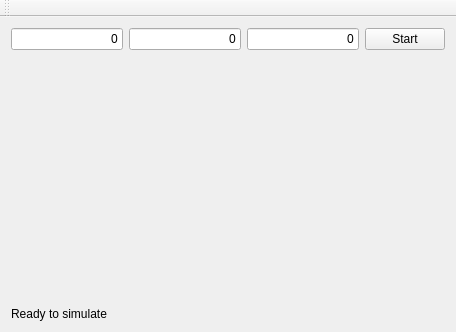
<?xml version="1.0" encoding="UTF-8"?>
<ui version="4.0">
 <class>MainWindow</class>
 <widget class="QMainWindow" name="MainWindow">
  <property name="geometry">
   <rect>
    <x>0</x>
    <y>0</y>
    <width>456</width>
    <height>332</height>
   </rect>
  </property>
  <property name="windowTitle">
   <string>Simulatie</string>
  </property>
  <widget class="QWidget" name="centralWidget">
   <layout class="QVBoxLayout" name="verticalLayout">
    <item>
     <layout class="QHBoxLayout" name="horizontalLayout" stretch="0,0,0,0">
      <item>
       <widget class="QLineEdit" name="aantalKeer">
        <property name="toolTip">
         <string>#keer</string>
        </property>
        <property name="toolTipDuration">
         <number>2</number>
        </property>
        <property name="text">
         <string>0</string>
        </property>
        <property name="alignment">
         <set>Qt::AlignRight|Qt::AlignTrailing|Qt::AlignVCenter</set>
        </property>
       </widget>
      </item>
      <item>
       <widget class="QLineEdit" name="aantalPers">
        <property name="sizePolicy">
         <sizepolicy hsizetype="Expanding" vsizetype="Fixed">
          <horstretch>0</horstretch>
          <verstretch>0</verstretch>
         </sizepolicy>
        </property>
        <property name="maximumSize">
         <size>
          <width>16777215</width>
          <height>16777215</height>
         </size>
        </property>
        <property name="toolTip">
         <string>#personen</string>
        </property>
        <property name="toolTipDuration">
         <number>2</number>
        </property>
        <property name="text">
         <string>0</string>
        </property>
        <property name="alignment">
         <set>Qt::AlignRight|Qt::AlignTrailing|Qt::AlignVCenter</set>
        </property>
       </widget>
      </item>
      <item>
       <widget class="QLineEdit" name="aantalKaart">
        <property name="toolTip">
         <string>#kaarten</string>
        </property>
        <property name="toolTipDuration">
         <number>2</number>
        </property>
        <property name="text">
         <string>0</string>
        </property>
        <property name="alignment">
         <set>Qt::AlignRight|Qt::AlignTrailing|Qt::AlignVCenter</set>
        </property>
       </widget>
      </item>
      <item>
       <widget class="QPushButton" name="pushButton">
        <property name="text">
         <string>Start</string>
        </property>
       </widget>
      </item>
     </layout>
    </item>
    <item>
     <widget class="QCustomPlot" name="Chart" native="true"/>
    </item>
    <item>
     <widget class="QLabel" name="status">
      <property name="sizePolicy">
       <sizepolicy hsizetype="Preferred" vsizetype="Fixed">
        <horstretch>0</horstretch>
        <verstretch>0</verstretch>
       </sizepolicy>
      </property>
      <property name="text">
       <string>Ready to simulate</string>
      </property>
     </widget>
    </item>
   </layout>
  </widget>
  <widget class="QMenuBar" name="menuBar">
   <property name="geometry">
    <rect>
     <x>0</x>
     <y>0</y>
     <width>456</width>
     <height>21</height>
    </rect>
   </property>
  </widget>
  <widget class="QToolBar" name="mainToolBar">
   <attribute name="toolBarArea">
    <enum>TopToolBarArea</enum>
   </attribute>
   <attribute name="toolBarBreak">
    <bool>false</bool>
   </attribute>
  </widget>
 </widget>
 <layoutdefault spacing="6" margin="11"/>
 <customwidgets>
  <customwidget>
   <class>QCustomPlot</class>
   <extends>QWidget</extends>
   <header>qcustomplot.h</header>
   <container>1</container>
  </customwidget>
 </customwidgets>
 <resources/>
 <connections/>
</ui>
